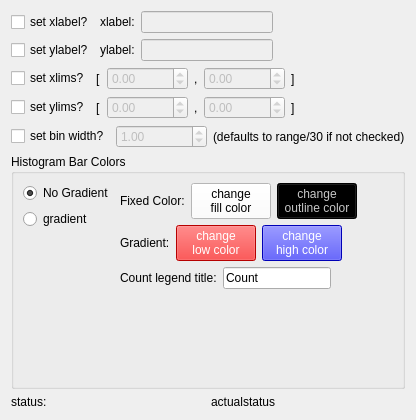
<?xml version="1.0" encoding="UTF-8"?>
<ui version="4.0">
 <class>WizardPage</class>
 <widget class="QWizardPage" name="WizardPage">
  <property name="geometry">
   <rect>
    <x>0</x>
    <y>0</y>
    <width>416</width>
    <height>420</height>
   </rect>
  </property>
  <property name="windowTitle">
   <string>WizardPage</string>
  </property>
  <layout class="QVBoxLayout" name="verticalLayout_3">
   <item>
    <layout class="QHBoxLayout" name="xlab_layout">
     <item>
      <widget class="QCheckBox" name="xlabCheckBox">
       <property name="text">
        <string>set xlabel?</string>
       </property>
      </widget>
     </item>
     <item>
      <widget class="QLabel" name="label_3">
       <property name="text">
        <string>xlabel:</string>
       </property>
       <property name="buddy">
        <cstring>xlab_le</cstring>
       </property>
      </widget>
     </item>
     <item>
      <widget class="QLineEdit" name="xlab_le">
       <property name="enabled">
        <bool>false</bool>
       </property>
       <property name="text">
        <string/>
       </property>
      </widget>
     </item>
     <item>
      <spacer name="horizontalSpacer_7">
       <property name="orientation">
        <enum>Qt::Horizontal</enum>
       </property>
       <property name="sizeHint" stdset="0">
        <size>
         <width>40</width>
         <height>20</height>
        </size>
       </property>
      </spacer>
     </item>
    </layout>
   </item>
   <item>
    <layout class="QHBoxLayout" name="ylab_layout">
     <item>
      <widget class="QCheckBox" name="ylabCheckBox">
       <property name="text">
        <string>set ylabel?</string>
       </property>
      </widget>
     </item>
     <item>
      <widget class="QLabel" name="label_2">
       <property name="text">
        <string>ylabel:</string>
       </property>
       <property name="buddy">
        <cstring>ylab_le</cstring>
       </property>
      </widget>
     </item>
     <item>
      <widget class="QLineEdit" name="ylab_le">
       <property name="enabled">
        <bool>false</bool>
       </property>
       <property name="text">
        <string/>
       </property>
      </widget>
     </item>
     <item>
      <spacer name="horizontalSpacer_8">
       <property name="orientation">
        <enum>Qt::Horizontal</enum>
       </property>
       <property name="sizeHint" stdset="0">
        <size>
         <width>40</width>
         <height>20</height>
        </size>
       </property>
      </spacer>
     </item>
    </layout>
   </item>
   <item>
    <layout class="QHBoxLayout" name="xlim_layout">
     <item>
      <widget class="QCheckBox" name="xlimCheckBox">
       <property name="toolTip">
        <string>x axis limits. If not checked, the function tries to set the xaxis limits to some sensible values.</string>
       </property>
       <property name="text">
        <string>set xlims?</string>
       </property>
      </widget>
     </item>
     <item>
      <layout class="QHBoxLayout" name="horizontalLayout">
       <item>
        <widget class="QLabel" name="label_7">
         <property name="text">
          <string>[</string>
         </property>
        </widget>
       </item>
       <item>
        <widget class="QDoubleSpinBox" name="xlimLowSpinBox">
         <property name="enabled">
          <bool>false</bool>
         </property>
         <property name="minimum">
          <double>-10000.000000000000000</double>
         </property>
         <property name="maximum">
          <double>10000.000000000000000</double>
         </property>
         <property name="singleStep">
          <double>0.100000000000000</double>
         </property>
        </widget>
       </item>
       <item>
        <widget class="QLabel" name="label_11">
         <property name="text">
          <string>,</string>
         </property>
        </widget>
       </item>
       <item>
        <widget class="QDoubleSpinBox" name="xlimHighSpinBox">
         <property name="enabled">
          <bool>false</bool>
         </property>
         <property name="minimum">
          <double>-10000.000000000000000</double>
         </property>
         <property name="maximum">
          <double>10000.000000000000000</double>
         </property>
         <property name="singleStep">
          <double>0.100000000000000</double>
         </property>
        </widget>
       </item>
       <item>
        <widget class="QLabel" name="label_9">
         <property name="text">
          <string>]</string>
         </property>
        </widget>
       </item>
      </layout>
     </item>
     <item>
      <spacer name="horizontalSpacer_5">
       <property name="orientation">
        <enum>Qt::Horizontal</enum>
       </property>
       <property name="sizeHint" stdset="0">
        <size>
         <width>38</width>
         <height>20</height>
        </size>
       </property>
      </spacer>
     </item>
    </layout>
   </item>
   <item>
    <layout class="QHBoxLayout" name="ylim_layout_2">
     <item>
      <widget class="QCheckBox" name="ylimCheckBox">
       <property name="toolTip">
        <string>y axis limits. If not checked, the function tries to set the yaxis limits to some sensible values.</string>
       </property>
       <property name="text">
        <string>set ylims?</string>
       </property>
      </widget>
     </item>
     <item>
      <layout class="QHBoxLayout" name="ylim_layout">
       <item>
        <widget class="QLabel" name="label_8">
         <property name="text">
          <string>[</string>
         </property>
        </widget>
       </item>
       <item>
        <widget class="QDoubleSpinBox" name="ylimLowSpinBox">
         <property name="enabled">
          <bool>false</bool>
         </property>
         <property name="minimum">
          <double>-10000.000000000000000</double>
         </property>
         <property name="maximum">
          <double>10000.000000000000000</double>
         </property>
         <property name="singleStep">
          <double>0.100000000000000</double>
         </property>
        </widget>
       </item>
       <item>
        <widget class="QLabel" name="label_12">
         <property name="text">
          <string>,</string>
         </property>
        </widget>
       </item>
       <item>
        <widget class="QDoubleSpinBox" name="ylimHighSpinBox">
         <property name="enabled">
          <bool>false</bool>
         </property>
         <property name="minimum">
          <double>-10000.000000000000000</double>
         </property>
         <property name="maximum">
          <double>10000.000000000000000</double>
         </property>
         <property name="singleStep">
          <double>0.100000000000000</double>
         </property>
        </widget>
       </item>
       <item>
        <widget class="QLabel" name="label_10">
         <property name="text">
          <string>]</string>
         </property>
        </widget>
       </item>
      </layout>
     </item>
     <item>
      <spacer name="horizontalSpacer_6">
       <property name="orientation">
        <enum>Qt::Horizontal</enum>
       </property>
       <property name="sizeHint" stdset="0">
        <size>
         <width>38</width>
         <height>20</height>
        </size>
       </property>
      </spacer>
     </item>
    </layout>
   </item>
   <item>
    <layout class="QHBoxLayout" name="binwidth_layout">
     <item>
      <widget class="QCheckBox" name="binwidth_checkBox">
       <property name="text">
        <string>set bin width?</string>
       </property>
      </widget>
     </item>
     <item>
      <widget class="QDoubleSpinBox" name="binwidth_spinBox">
       <property name="enabled">
        <bool>false</bool>
       </property>
       <property name="maximum">
        <double>100.000000000000000</double>
       </property>
       <property name="singleStep">
        <double>0.100000000000000</double>
       </property>
       <property name="value">
        <double>1.000000000000000</double>
       </property>
      </widget>
     </item>
     <item>
      <widget class="QLabel" name="label">
       <property name="text">
        <string>(defaults to range/30 if not checked)</string>
       </property>
      </widget>
     </item>
    </layout>
   </item>
   <item>
    <widget class="QGroupBox" name="groupBox">
     <property name="title">
      <string>Histogram Bar Colors</string>
     </property>
     <layout class="QHBoxLayout" name="horizontalLayout_4">
      <item>
       <layout class="QVBoxLayout" name="verticalLayout_2">
        <item>
         <widget class="QRadioButton" name="no_gradient_radiobtn">
          <property name="text">
           <string>No Gradient</string>
          </property>
          <property name="checked">
           <bool>true</bool>
          </property>
         </widget>
        </item>
        <item>
         <widget class="QRadioButton" name="gradient_radiobtn">
          <property name="text">
           <string>gradient</string>
          </property>
          <property name="checked">
           <bool>false</bool>
          </property>
         </widget>
        </item>
        <item>
         <spacer name="verticalSpacer_2">
          <property name="orientation">
           <enum>Qt::Vertical</enum>
          </property>
          <property name="sizeHint" stdset="0">
           <size>
            <width>20</width>
            <height>40</height>
           </size>
          </property>
         </spacer>
        </item>
       </layout>
      </item>
      <item>
       <layout class="QVBoxLayout" name="verticalLayout">
        <item>
         <layout class="QHBoxLayout" name="fixed_color_layout">
          <item>
           <widget class="QLabel" name="label_6">
            <property name="text">
             <string>Fixed Color:</string>
            </property>
           </widget>
          </item>
          <item>
           <widget class="QPushButton" name="fill_color_btn">
            <property name="styleSheet">
             <string notr="true">color: rgb(0, 0, 0);
background-color: rgb(255, 255, 255);</string>
            </property>
            <property name="text">
             <string>change
fill color</string>
            </property>
           </widget>
          </item>
          <item>
           <widget class="QPushButton" name="outline_color_btn">
            <property name="styleSheet">
             <string notr="true">color: rgb(200, 200, 200);
background-color: rgb(0, 0, 0);</string>
            </property>
            <property name="text">
             <string>change
outline color</string>
            </property>
           </widget>
          </item>
          <item>
           <spacer name="horizontalSpacer_2">
            <property name="orientation">
             <enum>Qt::Horizontal</enum>
            </property>
            <property name="sizeHint" stdset="0">
             <size>
              <width>40</width>
              <height>20</height>
             </size>
            </property>
           </spacer>
          </item>
         </layout>
        </item>
        <item>
         <layout class="QVBoxLayout" name="gradient_layout">
          <item>
           <layout class="QHBoxLayout" name="horizontalLayout_6">
            <item>
             <widget class="QLabel" name="label_13">
              <property name="text">
               <string>Gradient:</string>
              </property>
             </widget>
            </item>
            <item>
             <widget class="QPushButton" name="low_color_change_btn">
              <property name="styleSheet">
               <string notr="true">background-color: rgb(255, 0, 0);color: rgb(255, 255, 255);</string>
              </property>
              <property name="text">
               <string>change
low color</string>
              </property>
             </widget>
            </item>
            <item>
             <widget class="QPushButton" name="high_color_change_btn">
              <property name="styleSheet">
               <string notr="true">background-color: rgb(0, 0, 255);color: rgb(255, 255, 255);</string>
              </property>
              <property name="text">
               <string>change
high color</string>
              </property>
             </widget>
            </item>
            <item>
             <spacer name="horizontalSpacer_3">
              <property name="orientation">
               <enum>Qt::Horizontal</enum>
              </property>
              <property name="sizeHint" stdset="0">
               <size>
                <width>40</width>
                <height>20</height>
               </size>
              </property>
             </spacer>
            </item>
           </layout>
          </item>
          <item>
           <layout class="QHBoxLayout" name="horizontalLayout_10">
            <item>
             <widget class="QLabel" name="label_14">
              <property name="text">
               <string>Count legend title:</string>
              </property>
             </widget>
            </item>
            <item>
             <widget class="QLineEdit" name="count_le">
              <property name="text">
               <string>Count</string>
              </property>
             </widget>
            </item>
            <item>
             <spacer name="horizontalSpacer_9">
              <property name="orientation">
               <enum>Qt::Horizontal</enum>
              </property>
              <property name="sizeHint" stdset="0">
               <size>
                <width>40</width>
                <height>20</height>
               </size>
              </property>
             </spacer>
            </item>
           </layout>
          </item>
         </layout>
        </item>
        <item>
         <spacer name="verticalSpacer">
          <property name="orientation">
           <enum>Qt::Vertical</enum>
          </property>
          <property name="sizeHint" stdset="0">
           <size>
            <width>20</width>
            <height>40</height>
           </size>
          </property>
         </spacer>
        </item>
       </layout>
      </item>
     </layout>
    </widget>
   </item>
   <item>
    <layout class="QHBoxLayout" name="horizontalLayout_11">
     <item>
      <widget class="QLabel" name="label25">
       <property name="text">
        <string>status: </string>
       </property>
      </widget>
     </item>
     <item>
      <widget class="QLabel" name="status_lbl">
       <property name="text">
        <string>actualstatus</string>
       </property>
      </widget>
     </item>
    </layout>
   </item>
  </layout>
 </widget>
 <resources/>
 <connections/>
</ui>
